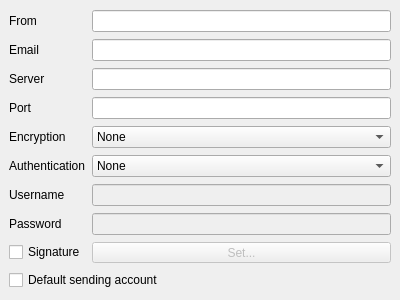
<?xml version="1.0" encoding="UTF-8"?>
<ui version="4.0">
 <class>SmtpSettings</class>
 <widget class="QWidget" name="SmtpSettings">
  <property name="geometry">
   <rect>
    <x>0</x>
    <y>0</y>
    <width>400</width>
    <height>300</height>
   </rect>
  </property>
  <property name="windowTitle">
   <string>Form</string>
  </property>
  <layout class="QVBoxLayout" name="verticalLayout">
   <property name="margin">
    <number>0</number>
   </property>
   <item>
    <widget class="QScrollArea" name="scrollArea">
     <property name="focusPolicy">
      <enum>Qt::NoFocus</enum>
     </property>
     <property name="frameShape">
      <enum>QFrame::NoFrame</enum>
     </property>
     <property name="lineWidth">
      <number>0</number>
     </property>
     <property name="horizontalScrollBarPolicy">
      <enum>Qt::ScrollBarAlwaysOff</enum>
     </property>
     <property name="widgetResizable">
      <bool>true</bool>
     </property>
     <widget class="QWidget" name="scrollAreaWidgetContents">
      <property name="geometry">
       <rect>
        <x>0</x>
        <y>0</y>
        <width>400</width>
        <height>300</height>
       </rect>
      </property>
      <layout class="QGridLayout">
       <item row="0" column="0">
        <widget class="QLabel" name="nameLabel">
         <property name="sizePolicy">
          <sizepolicy hsizetype="Minimum" vsizetype="Minimum">
           <horstretch>0</horstretch>
           <verstretch>0</verstretch>
          </sizepolicy>
         </property>
         <property name="text">
          <string>From</string>
         </property>
         <property name="buddy">
          <cstring>nameInput</cstring>
         </property>
        </widget>
       </item>
       <item row="0" column="1">
        <widget class="QLineEdit" name="nameInput">
         <property name="sizePolicy">
          <sizepolicy hsizetype="Expanding" vsizetype="Fixed">
           <horstretch>0</horstretch>
           <verstretch>0</verstretch>
          </sizepolicy>
         </property>
        </widget>
       </item>
       <item row="1" column="0">
        <widget class="QLabel" name="emailLabel">
         <property name="sizePolicy">
          <sizepolicy hsizetype="Minimum" vsizetype="Minimum">
           <horstretch>0</horstretch>
           <verstretch>0</verstretch>
          </sizepolicy>
         </property>
         <property name="text">
          <string>Email</string>
         </property>
         <property name="buddy">
          <cstring>emailInput</cstring>
         </property>
        </widget>
       </item>
       <item row="1" column="1">
        <widget class="QLineEdit" name="emailInput">
         <property name="sizePolicy">
          <sizepolicy hsizetype="Expanding" vsizetype="Fixed">
           <horstretch>0</horstretch>
           <verstretch>0</verstretch>
          </sizepolicy>
         </property>
        </widget>
       </item>
       <item row="2" column="0">
        <widget class="QLabel" name="serverLabel_2">
         <property name="sizePolicy">
          <sizepolicy hsizetype="Minimum" vsizetype="Minimum">
           <horstretch>0</horstretch>
           <verstretch>0</verstretch>
          </sizepolicy>
         </property>
         <property name="text">
          <string>Server</string>
         </property>
         <property name="buddy">
          <cstring>smtpServerInput</cstring>
         </property>
        </widget>
       </item>
       <item row="2" column="1">
        <widget class="QLineEdit" name="smtpServerInput">
         <property name="sizePolicy">
          <sizepolicy hsizetype="Expanding" vsizetype="Fixed">
           <horstretch>0</horstretch>
           <verstretch>0</verstretch>
          </sizepolicy>
         </property>
        </widget>
       </item>
       <item row="3" column="0">
        <widget class="QLabel" name="portLabel_2">
         <property name="sizePolicy">
          <sizepolicy hsizetype="Minimum" vsizetype="Minimum">
           <horstretch>0</horstretch>
           <verstretch>0</verstretch>
          </sizepolicy>
         </property>
         <property name="text">
          <string>Port</string>
         </property>
         <property name="buddy">
          <cstring>smtpPortInput</cstring>
         </property>
        </widget>
       </item>
       <item row="3" column="1">
        <widget class="QLineEdit" name="smtpPortInput">
         <property name="sizePolicy">
          <sizepolicy hsizetype="Expanding" vsizetype="Fixed">
           <horstretch>0</horstretch>
           <verstretch>0</verstretch>
          </sizepolicy>
         </property>
        </widget>
       </item>
       <item row="4" column="0">
        <widget class="QLabel" name="lblEncryption">
         <property name="sizePolicy">
          <sizepolicy hsizetype="Minimum" vsizetype="Minimum">
           <horstretch>0</horstretch>
           <verstretch>0</verstretch>
          </sizepolicy>
         </property>
         <property name="text">
          <string>Encryption</string>
         </property>
         <property name="buddy">
          <cstring>encryption</cstring>
         </property>
        </widget>
       </item>
       <item row="4" column="1">
        <widget class="QComboBox" name="encryption">
         <property name="sizePolicy">
          <sizepolicy hsizetype="Expanding" vsizetype="Fixed">
           <horstretch>0</horstretch>
           <verstretch>0</verstretch>
          </sizepolicy>
         </property>
         <item>
          <property name="text">
           <string>None</string>
          </property>
         </item>
         <item>
          <property name="text">
           <string>SSL</string>
          </property>
         </item>
         <item>
          <property name="text">
           <string>TLS</string>
          </property>
         </item>
        </widget>
       </item>
       <item row="5" column="0">
        <widget class="QLabel" name="lblAuthentication">
         <property name="sizePolicy">
          <sizepolicy hsizetype="Minimum" vsizetype="Minimum">
           <horstretch>0</horstretch>
           <verstretch>0</verstretch>
          </sizepolicy>
         </property>
         <property name="text">
          <string>Authentication</string>
         </property>
         <property name="buddy">
          <cstring>authentication</cstring>
         </property>
        </widget>
       </item>
       <item row="5" column="1">
        <widget class="QComboBox" name="authentication">
         <property name="sizePolicy">
          <sizepolicy hsizetype="Expanding" vsizetype="Fixed">
           <horstretch>0</horstretch>
           <verstretch>0</verstretch>
          </sizepolicy>
         </property>
         <item>
          <property name="text">
           <string>None</string>
          </property>
         </item>
         <item>
          <property name="text">
           <string>Login</string>
          </property>
         </item>
         <item>
          <property name="text">
           <string>Plain</string>
          </property>
         </item>
         <item>
          <property name="text">
           <string>Cram MD5</string>
          </property>
         </item>
        </widget>
       </item>
       <item row="6" column="0">
        <widget class="QLabel" name="lblSmtpUsername">
         <property name="sizePolicy">
          <sizepolicy hsizetype="Minimum" vsizetype="Minimum">
           <horstretch>0</horstretch>
           <verstretch>0</verstretch>
          </sizepolicy>
         </property>
         <property name="text">
          <string>Username</string>
         </property>
         <property name="buddy">
          <cstring>smtpUsernameInput</cstring>
         </property>
        </widget>
       </item>
       <item row="6" column="1">
        <widget class="QLineEdit" name="smtpUsernameInput">
         <property name="enabled">
          <bool>false</bool>
         </property>
         <property name="sizePolicy">
          <sizepolicy hsizetype="Expanding" vsizetype="Fixed">
           <horstretch>0</horstretch>
           <verstretch>0</verstretch>
          </sizepolicy>
         </property>
        </widget>
       </item>
       <item row="7" column="0">
        <widget class="QLabel" name="lblSmtpPassword">
         <property name="sizePolicy">
          <sizepolicy hsizetype="Minimum" vsizetype="Minimum">
           <horstretch>0</horstretch>
           <verstretch>0</verstretch>
          </sizepolicy>
         </property>
         <property name="text">
          <string>Password</string>
         </property>
         <property name="buddy">
          <cstring>smtpPasswordInput</cstring>
         </property>
        </widget>
       </item>
       <item row="7" column="1">
        <widget class="QLineEdit" name="smtpPasswordInput">
         <property name="enabled">
          <bool>false</bool>
         </property>
         <property name="sizePolicy">
          <sizepolicy hsizetype="Expanding" vsizetype="Fixed">
           <horstretch>0</horstretch>
           <verstretch>0</verstretch>
          </sizepolicy>
         </property>
         <property name="echoMode">
          <enum>QLineEdit::Password</enum>
         </property>
        </widget>
       </item>
       <item row="9" column="0">
        <widget class="QCheckBox" name="sigCheckBox">
         <property name="sizePolicy">
          <sizepolicy hsizetype="Minimum" vsizetype="Fixed">
           <horstretch>0</horstretch>
           <verstretch>0</verstretch>
          </sizepolicy>
         </property>
         <property name="text">
          <string>Signature</string>
         </property>
        </widget>
       </item>
       <item row="9" column="1">
        <widget class="QToolButton" name="setSignatureButton">
         <property name="enabled">
          <bool>false</bool>
         </property>
         <property name="sizePolicy">
          <sizepolicy hsizetype="Minimum" vsizetype="Fixed">
           <horstretch>0</horstretch>
           <verstretch>0</verstretch>
          </sizepolicy>
         </property>
         <property name="text">
          <string>Set...</string>
         </property>
        </widget>
       </item>
       <item row="10" column="0" colspan="2">
        <widget class="QCheckBox" name="defaultMailCheckBox">
         <property name="sizePolicy">
          <sizepolicy hsizetype="Minimum" vsizetype="Fixed">
           <horstretch>0</horstretch>
           <verstretch>0</verstretch>
          </sizepolicy>
         </property>
         <property name="text">
          <string>Default sending account</string>
         </property>
        </widget>
       </item>
      </layout>
     </widget>
    </widget>
   </item>
  </layout>
 </widget>
 <tabstops>
  <tabstop>nameInput</tabstop>
  <tabstop>emailInput</tabstop>
  <tabstop>smtpServerInput</tabstop>
  <tabstop>smtpPortInput</tabstop>
  <tabstop>encryption</tabstop>
  <tabstop>authentication</tabstop>
  <tabstop>smtpUsernameInput</tabstop>
  <tabstop>smtpPasswordInput</tabstop>
  <tabstop>sigCheckBox</tabstop>
  <tabstop>setSignatureButton</tabstop>
  <tabstop>defaultMailCheckBox</tabstop>
 </tabstops>
 <resources/>
 <connections/>
</ui>
